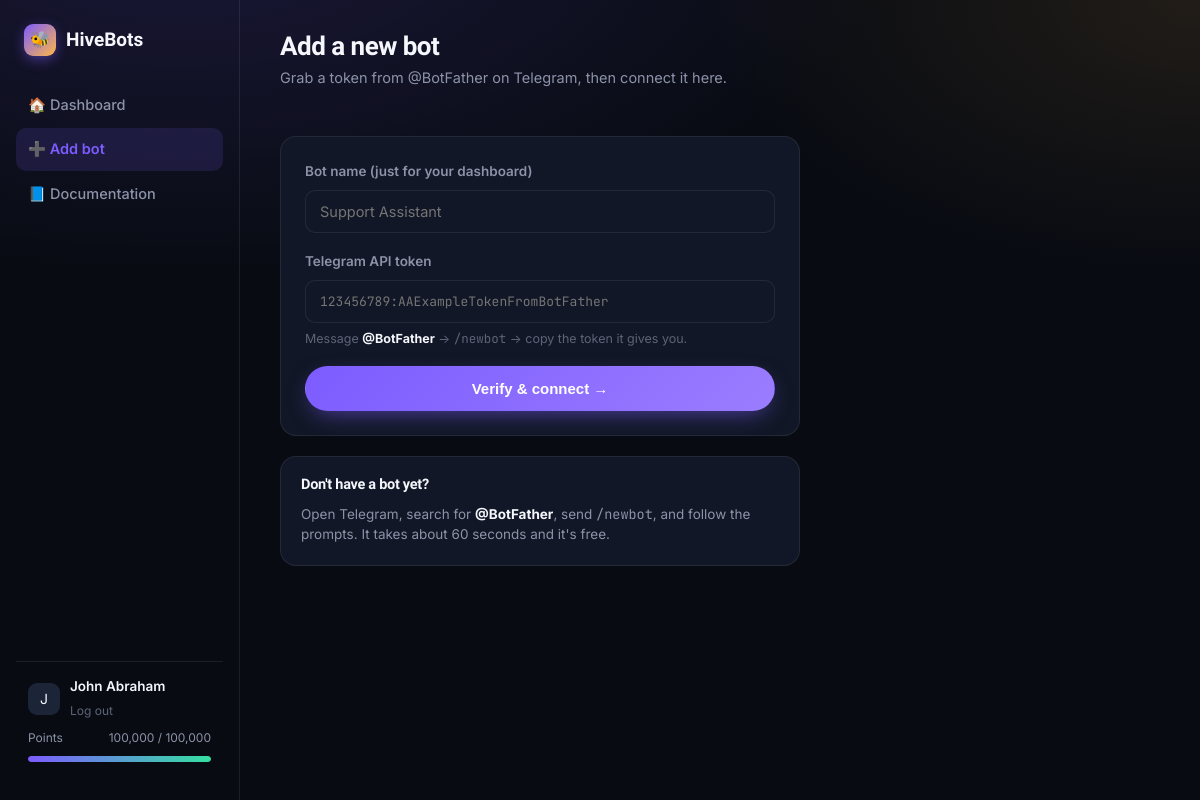
The page /bots/new (signed in) on the database its author committed.
### tables this page shows
CREATE TABLE users (
    id INTEGER PRIMARY KEY AUTOINCREMENT,
    email TEXT UNIQUE NOT NULL,
    name TEXT NOT NULL,
    password_hash TEXT NOT NULL,
    points_remaining INTEGER NOT NULL DEFAULT 100000,
    points_total INTEGER NOT NULL DEFAULT 100000,
    points_reset_month TEXT NOT NULL,
    created_at REAL NOT NULL
);

### app.py (the view, shortened to what this page needs)
@app.route("/bots/new", methods=["GET", "POST"])
@login_required
def new_bot():
    return render_template("new_bot.html")

### app.py (called while the page is built, shortened)
def current_month_key():
    return datetime.utcnow().strftime("%Y-%m")

def login_required(view):
    @wraps(view)
    def wrapped(*args, **kwargs):
        if not session.get("user_id"):
            return redirect(url_for("login", next=request.path))
        return view(*args, **kwargs)
    return wrapped

def get_current_user():
    if not session.get("user_id"):
        return None
    with get_db() as conn:
        row = conn.execute("SELECT * FROM users WHERE id=?", (session["user_id"],)).fetchone()
    return row

@app.before_request
def load_user():
    g.user = get_current_user()

@app.context_processor
def inject_globals():
    return {"current_user": g.get("user"), "year": datetime.utcnow().year}

### db.py (called while the page is built)
@contextmanager
def get_db():
    conn = sqlite3.connect(DB_PATH, timeout=10)
    conn.row_factory = sqlite3.Row
    conn.execute("PRAGMA foreign_keys = ON")
    try:
        yield conn
        conn.commit()
    finally:
        conn.close()

### templates/new_bot.html (shortened to what this page needs)
{% extends "app_base.html" %}
{% block content %}
<div class="app-topbar">
  <div>
    <h1>Add a new bot</h1>
    <p class="sub">Grab a token from @BotFather on Telegram, then connect it here.</p>
  </div>
</div>
<div style="max-width:520px;">
  <div class="settings-block">
    <form method="post" novalidate>
      <div class="field">
        <label for="name">Bot name (just for your dashboard)</label>
        <input id="name" name="name" type="text" value="{{ name or '' }}" placeholder="Support Assistant" required autofocus>
      </div>
      <div class="field">
        <label for="token">Telegram API token</label>
        <input id="token" name="token" type="text" value="{{ token or '' }}" placeholder="123456789:AAExampleTokenFromBotFather" required style="font-family:'JetBrains Mono'; font-size:13px;">
        <div class="hint">Message <b style="color:var(--text)">@BotFather</b> → <code class="inline">/newbot</code> → copy the token it gives you.</div>
      </div>
      <button type="submit" class="btn btn-primary btn-block">Verify &amp; connect →</button>
    </form>
  </div>
  <div class="card" style="padding:20px;">
    <h3 style="font-size:14.5px; margin-bottom:10px;">Don't have a bot yet?</h3>
    <p style="font-size:13.5px;">Open Telegram, search for <b style="color:var(--text)">@BotFather</b>, send <code class="inline">/newbot</code>, and follow the prompts. It takes about 60 seconds and it's free.</p>
  </div>
</div>
{% endblock %}

### templates/app_base.html (shortened to what this page needs)
<!doctype html>
<html lang="en">
<head>
  <link rel="stylesheet" href="{{ url_for('static', filename='css/style.css') }}">
</head>
<body>
  <div class="app-shell">
    <aside class="sidebar">
      <a href="{{ url_for('index') }}" class="brand"><span class="brand-mark">🐝</span> HiveBots</a>
      <a href="{{ url_for('dashboard') }}" class="side-link {{ 'active' if request.endpoint == 'dashboard' else '' }}">🏠 Dashboard</a>
      <a href="{{ url_for('new_bot') }}" class="side-link {{ 'active' if request.endpoint == 'new_bot' else '' }}">➕ Add bot</a>
      <a href="{{ url_for('docs') }}" class="side-link">📘 Documentation</a>
      <div class="sidebar-footer">
        <div style="display:flex; align-items:center; gap:10px;">
          <div style="width:32px;height:32px;border-radius:9px;background:var(--surface-3);display:flex;align-items:center;justify-content:center;font-size:14px;">{{ current_user.name[0]|upper }}</div>
          <div style="min-width:0;">
            <div style="font-size:13.5px; font-weight:600; white-space:nowrap; overflow:hidden; text-overflow:ellipsis;">{{ current_user.name }}</div>
            <a href="{{ url_for('logout') }}" style="font-size:12px; color:var(--muted-2);">Log out</a>
          </div>
        </div>
        <div class="points-meter">
          <div class="label"><span>Points</span><span>{{ '{:,}'.format(current_user.points_remaining) }} / {{ '{:,}'.format(current_user.points_total) }}</span></div>
          <div class="bar"><i style="width:{{ points_pct if points_pct is defined else (100*current_user.points_remaining/current_user.points_total)|round|int }}%"></i></div>
        </div>
      </div>
    </aside>
    <main class="app-main">
      {% block content %}{% endblock %}
    </main>
  </div>
</body>
</html>

### rows shown on the page
users: name "J", name "John Abraham", points_remaining "100,000", points_total "100,000"
